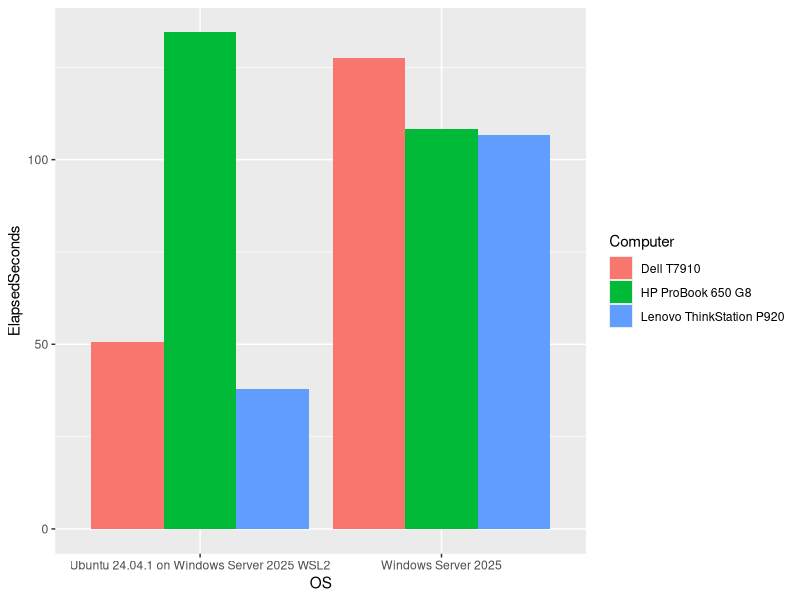
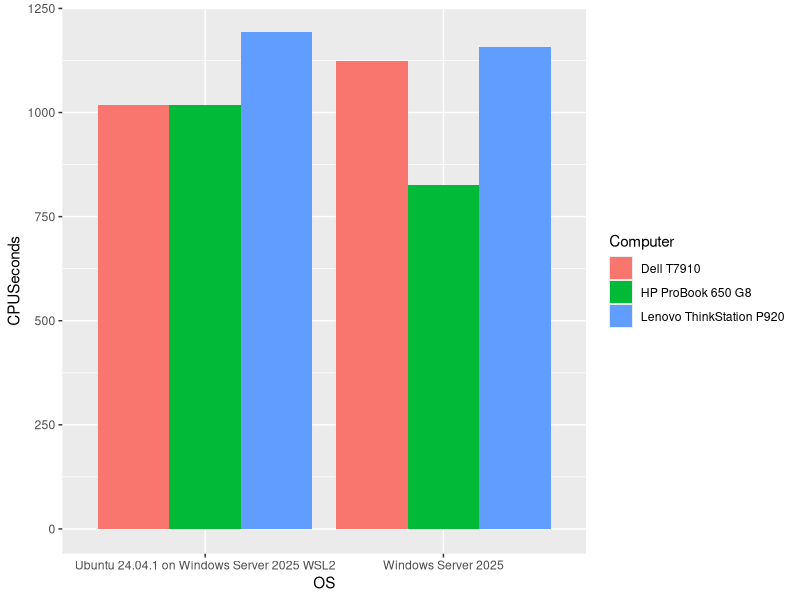
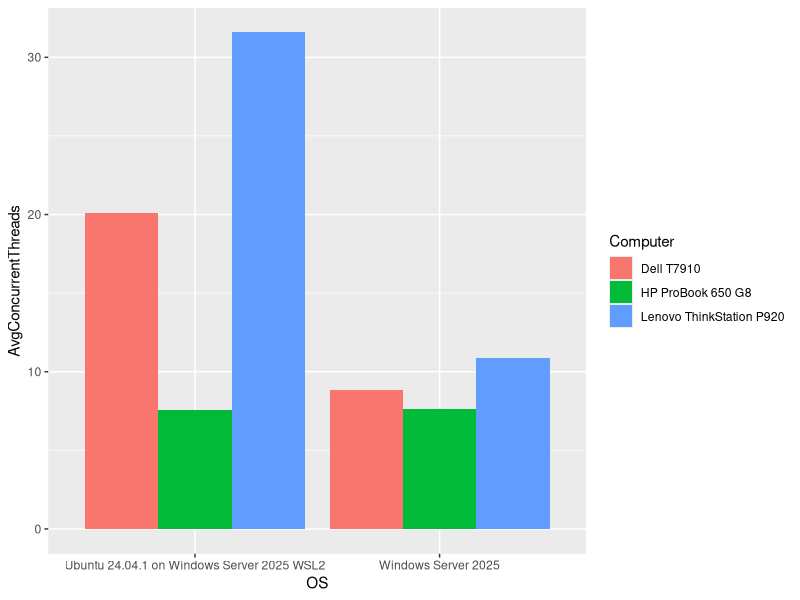

Generate these figures, in order, with R:
library(tidyverse)

d <- read_csv("res.csv")

d |>
  ggplot(aes(x = OS, y = ElapsedSeconds, fill = Computer)) +
  geom_col(position = "dodge")

d |>
  ggplot(aes(x = OS, y = CPUSeconds, fill = Computer)) +
  geom_col(position = "dodge")

d |>
  ggplot(aes(x = OS, y = AvgConcurrentThreads, fill = Computer)) +
  geom_col(position = "dodge")
